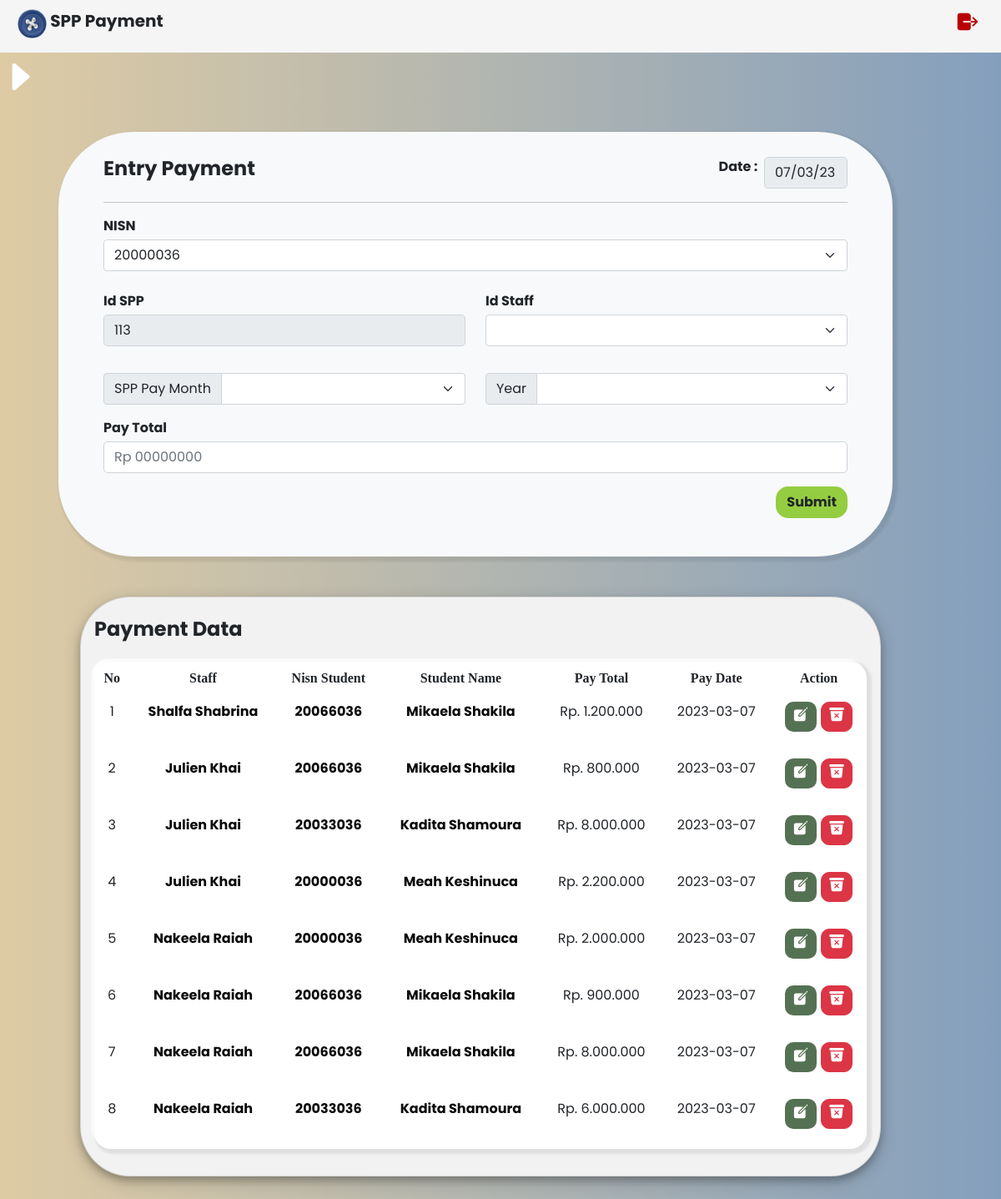
Page /ash/admin/upd-pay.php?nisn=20000036 on the committed database.
### tables this page shows
CREATE TABLE `student` (
  `nisn` char(10) NOT NULL,
  `nis` char(8) NOT NULL,
  `name` varchar(35) NOT NULL,
  `img` varchar(50) NOT NULL,
  `idcls` int(11) NOT NULL,
  `address` text NOT NULL,
  `phoneno` varchar(13) NOT NULL,
  `idspp` int(11) NOT NULL
);

CREATE TABLE `payment` (
  `idpay` int(11) NOT NULL,
  `idstaff` int(11) NOT NULL,
  `nisn` varchar(10) NOT NULL,
  `paydate` date NOT NULL,
  `paymonth` varchar(8) NOT NULL,
  `payyear` varchar(4) NOT NULL,
  `idspp` int(11) NOT NULL,
  `payamount` varchar(50) NOT NULL
);

CREATE TABLE `staff` (
  `idstaff` int(11) NOT NULL,
  `namest` varchar(35) NOT NULL,
  `username` varchar(25) NOT NULL,
  `password` varchar(32) NOT NULL,
  `img` varchar(50) NOT NULL,
  `level` enum('admin','staff') NOT NULL
);

### ash/admin/upd-pay.php (the view, shortened to what this page needs)
<?php
include('../connect.php');
$query = $maru->query('SELECT * FROM staff')->fetchAll();
$nisn = "";
if(isset($_GET['nisn'])){
  $nisn = $_GET['nisn'];
  $query = $maru->query("SELECT * FROM student where nisn='$nisn'")->fetch();
}
?>
<!DOCTYPE html>
<html lang="en">
<head>
    <link href="https://cdn.jsdelivr.net/npm/bootstrap@5.0.2/dist/css/bootstrap.min.css" rel="stylesheet">
</head>
<body>
  <ul id="en">
    <img src="../totoro.png" class="img" width="35" height="35"> SPP Payment
    <a href="../logout.php" onclick="return confirm('Are You Sure?')" class="txt"><ion-icon name="log-out"></ion-icon></a>
  </ul>
  <span onclick="openNav()" class="to" ><ion-icon name="caret-forward"></ion-icon></span>
  <div id="main">
  <div class="container">
      <div class="row">
         <div class="col bg-light ivory">
            <div class="container-fluid">
            <form action="cre-enpay.php" method="post">
            <div class="row">
                <div class="col">
                    <h4 class="fw-bold">Entry Payment</h4>
                </div>
                <div class="col text-end">
                    <span class="fw-bold">Date : </span>&nbsp;<input type="text" name="paydate" value="<?php echo date('d/m/y')?>" style="width:100px;float:right" class="form-control rounded-3" readonly>
                </div>
            </div>
                <hr class="divider">
                <div class="mb-3 mt-2">
                <label for="form-label" class="fw-bold mb-1">NISN</label>
                        <select name="nisn" id="nisn" class="form-select" required onChange="getNisnSiswa()">
                          <?php $datas = $maru->query('SELECT * FROM student')->fetchAll();
                            foreach ($datas as $data) :?>
                                <option value="<?php echo $data['nisn']?>" <?=  $data['nisn'] === $nisn ? 'selected' : '' ?>><?php echo $data['nisn']?></option>
                          <?php endforeach ?>
                        </select>
                </div>
                <div class="row">
                    <div class="col mt-2 mb-3">
                        <label for="form-label" class="fw-bold mb-1">Id SPP</label>
                        <input type="text" name="idspp" class="form-control rounded-3" value="<?= $nisn !== '' ? $query['idspp'] : '' ?>" readonly>
                    </div>
                    <div class="col mt-2 mb-3">
                        <label for="form-label" class="fw-bold mb-1">Id Staff</label>
                        <select name="idstaff" class="form-select" required>
                            <?php $query = $maru->query('SELECT * FROM staff')->fetchAll();
                            foreach ($query as $query) :?>
                                <option selected></option>
                                <option value="<?php echo $query['idstaff']?>"><?php echo $query['idstaff']?></option>
                            <?php endforeach ?>
                        </select>
                    </div>
                </div>
                <div class="row">
                    <div class="col input-group mb-3 mt-3">
                    <label class="input-group-text">
                            SPP Pay Month
                    </label>
                    <select class="form-select" name="paymonth">
                        <?php
                            $o = array ("", "January", "February", "March", "April", "May" ,"June", "July", "August", "September", "October", "November", "December");
                            for ($z=1;$z<=12;$z++){
                                echo "<option selected> </option>";
                                echo "<option value=".$z.">".$o[$z]."</option>";
                            }
                        ?>
                    </select>
                    </div>
                    <div class="col input-group mb-3 mt-3">
                        <label class="input-group-text">Year</label>
                        <select name="payyear" class="form-select" size="1">
                            <?php
                                for ($i=1999;$i<=2025;$i++){
                                    echo "<option selected> </option>";
                                    echo "<option value=".$i.">".$i."</option>";
                                }
                            ?>
                        </select>
                    </div>
                </div>
                <div class="mb-3">
                    <label for="form-label" class="fw-bold mb-1">Pay Total</label>
                    <input type="name" name="payamount" id="rupiah" class="form-control rounded-3" placeholder="Rp 00000000" required>
                </div>
                <div class="mb-3">
                    <button type="submit" class="mb-3 btn btn fw-bold" style="float:right;border-radius:15px;background-color:#95CD41">Submit</button>
                </div>
            </form>
            </div>
         </div>
      </div>
    </div>
    <div class="container-fluid">
        <div class="row">
            <div class="col">
              <div class="container table-responsive">
                <div class="d-grip gap-2 col-12">
                <div class="card mt-5 mb-5"  style="width: 60rem;">
                <div class="card-body">
                <div class="card-tittle mt-2"><h4 class="fw-bold">Payment Data</h4></div>
                <table class="table table-borderless table-hover mt-4 text-center" style="border-radius: 20px;background:#fff;box-shadow: 3px 3px 3px 3px rgba(0, 0, 0, 0.08),
                -3px -3px 3px #fff;;">
                <thead>
                    <tr style="font-family: 'DM Serif Display', serif;" class="fw-bold">
                        <th scope="col">No</th>
                        <th scope="col">Staff</th>
                        <th scope="col">Nisn Student</th>
                        <th scope="col">Student Name</th>
                        <th scope="col">Pay Total</th>
                        <th scope="col">Pay Date</th>
                        <th scope="col">Action</th>
                    </tr>
                </thead>
                <?php
                    $query = $maru->query('SELECT staff.namest, payment.idpay, payment.nisn, student.name, payment.payamount, payment.paydate FROM ((payment INNER JOIN staff ON payment.idstaff = staff.idstaff) INNER JOIN student ON payment.nisn = student.nisn);')->fetchAll();
                    $no=1;
                    foreach ($query as $query):?>
                <tbody>
                    <tr>
                        <td><?php echo $no;$no++; ?></td>
                        <td><a href="staff.php" class="hover-1 fw-bold" style="text-decoration: none;"><?=$query['namest']?></a></td>
                        <td><a href="student.php" class="hover-1 fw-bold" style="text-decoration: none;"><?=$query['nisn']?></a></td>
                        <td><a href="student.php" class="hover-1 fw-bold" style="text-decoration: none;"><?=$query['name']?></a></td>
                        <td><?=$query['payamount']?></td>
                        <td><?=$query['paydate']?></td>
                        <td>
                            <a href="upd-spp.php?idpay=<?=$query['idpay'];?>" class="btn btn-sm text-white mb-3" style="background-color: #557153;border-radius:10px"><ion-icon name="create" style="font-size: 20px;"></ion-icon></a>
                            <a href="del-enpay.php?idpay=<?=$query['idpay'];?>" class="btn btn-danger mb-3 btn-sm text-white" style="border-radius:10px"><ion-icon name="trash-bin" class="text-center" style="font-size: 20px;"></ion-icon></a>
                        </td>
                    </tr>
                </tbody>
                <?php endforeach ?>
                </table>
                </div>
                </div>
                </div>
             </div>
        </div>
    </div>
  </div>
</body>
</html>

### ash/admin/upd-pay.php (style rules this page uses)
#main { transition: margin-left .5s; padding: 20px; }
#en { transition: margin-left .5s; padding: 5px; }
.to { font-size: 50px; color: white; }
ul { list-style-type: none; margin: 0; padding: 0; overflow: hidden; font-size: 20px; font-weight: bold; background-color: #f5f5f5; }
.img { margin-top: 6px; margin-left: 16px; margin-bottom: 2px; }
body { font-family: 'Poppins', sans-serif; background-image: linear-gradient(to right, #DECBA4, #849FBD); }
.txt { float: right; color: #ba0000; text-decoration: none; margin-top: 4px; margin-bottom: 4px; font-size: 30px; margin-right: 20px; }
.ivory { max-width: 1000px; padding: 30px 30px 30px 30px; background-color: #f2f2f2; border-radius: 90px; box-shadow: 3px 3px 3px 3px rgba(0, 0, 0, 0.08), -3px -3px 3px transparent; margin-left: 40px; }
.card { background-color: #f2f2f2; border-radius: 60px; box-shadow: 0 5px 9px 0 rgba(1, 2, 1, 0.2), 0 6px 20px 0 rgba(0, 0, 0, 0.20); margin-left: 40px; }
.hover-1 { color:#0b0b0b; }

### rows in the picture
student: idspp "113"
payment: idstaff.namest "Shalfa Shabrina", nisn "20066036", nisn.name "Mikaela Shakila", payamount "Rp. 1.200.000", paydate "2023-03-07"
payment: idstaff.namest "Julien Khai", nisn "20066036", nisn.name "Mikaela Shakila", payamount "Rp. 800.000", paydate "2023-03-07"
payment: idstaff.namest "Julien Khai", nisn "20033036", nisn.name "Kadita Shamoura", payamount "Rp. 8.000.000", paydate "2023-03-07"
payment: idstaff.namest "Julien Khai", nisn "20000036", nisn.name "Meah Keshinuca", payamount "Rp. 2.200.000", paydate "2023-03-07"
payment: idstaff.namest "Nakeela Raiah", nisn "20000036", nisn.name "Meah Keshinuca", payamount "Rp. 2.000.000", paydate "2023-03-07"
payment: idstaff.namest "Nakeela Raiah", nisn "20066036", nisn.name "Mikaela Shakila", payamount "Rp. 900.000", paydate "2023-03-07"
payment: idstaff.namest "Nakeela Raiah", nisn "20066036", nisn.name "Mikaela Shakila", payamount "Rp. 8.000.000", paydate "2023-03-07"
payment: idstaff.namest "Nakeela Raiah", nisn "20033036", nisn.name "Kadita Shamoura", payamount "Rp. 6.000.000", paydate "2023-03-07"

### other values in the picture
form field nisn "20000036"
